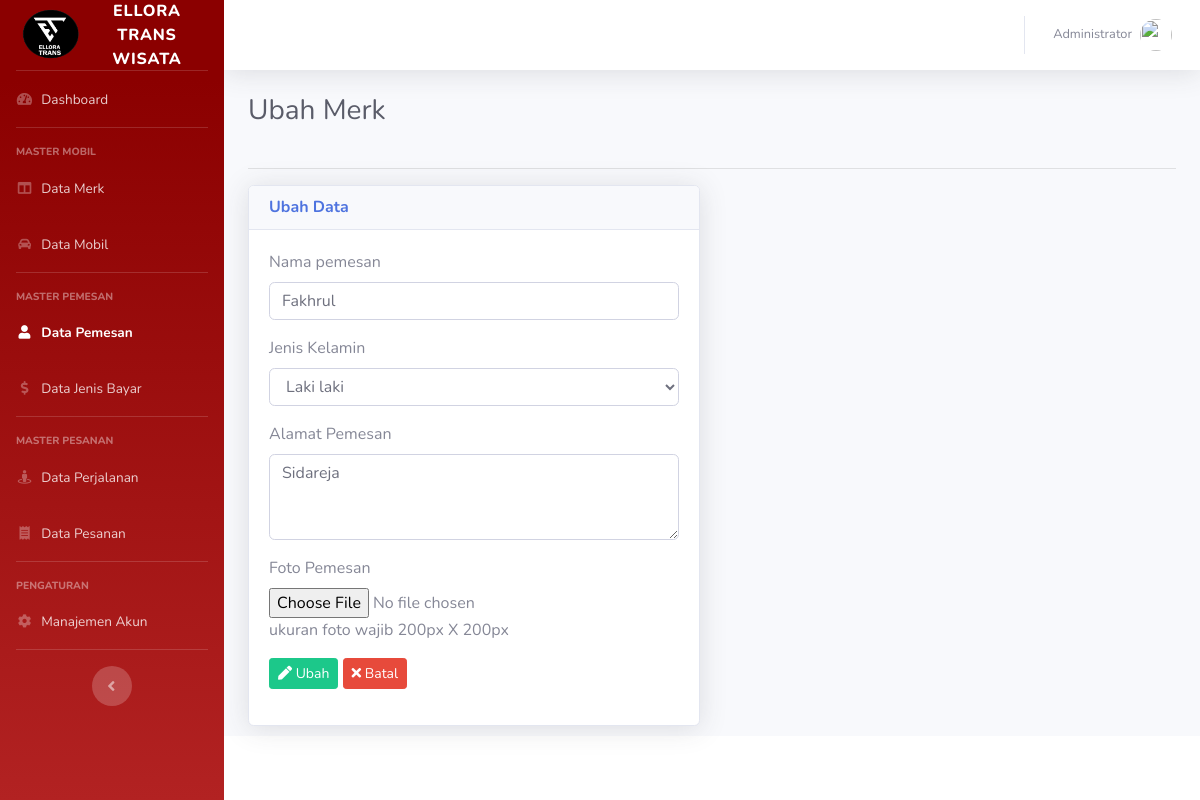
/pemesan/ubah/6 (signed in), run on the app's committed database.
### tables this page shows
CREATE TABLE `tbl_pemesan` (
  `id` int(11) NOT NULL,
  `nama` varchar(50) DEFAULT NULL,
  `alamat` varchar(100) DEFAULT NULL,
  `jenis_kelamin` enum('L','P') DEFAULT NULL,
  `foto` varchar(100) DEFAULT NULL
);

### controllers/C_Pemesan.php (called while the page is built, shortened)
<?php
class C_Pemesan extends Controller{
	public function __construct(){
		$this->pemesan = $this->model('M_Pemesan');
	}
	public function ubah($id){
		$data = [
			'aktif' => 'pemesan',
			'judul' => 'Ubah Pemesan',
			'pemesan' => $this->pemesan->lihat_id($id)->fetch_object(),
		];
		$this->view('pemesan/ubah', $data);
	}
}

### index.php (called while the page is built, shortened)
<?php
require_once BASEPATH . DS . 'core' . DS . 'Database.php';
require_once BASEPATH . DS . 'core' . DS . 'Model.php';
new Route();
?>

### functions/url_function.php (called while the page is built, shortened)
<?php
function base_url($path = null){
	if(isset($path)){
		$path = filter_var($path, FILTER_SANITIZE_URL);
		$path = rtrim($path, '/');
		return BASE_URL . $path;
	}
	return BASE_URL;
}

### core/Model.php (called while the page is built, shortened)
<?php
class Model {
	public function __construct(){
		$this->db = new Database();
	}
	public function get_where($table, $where = [], $kolom = []){
		if (count($kolom) == 0) {
			$this->_query = "SELECT * FROM {$table}";
		}
		$this->_query = $this->_query . " WHERE ";
		foreach ($where as $key => $value) {
			$this->_query = $this->_query . "{$key} = '{$value}'";
		}
	}
	public function execute(){
		return $this->db->query($this->_query);
	}
}

### core/Database.php (called while the page is built, shortened)
<?php
class Database
{
	public function __construct()
	{
		$this->_koneksi = new mysqli(DB_HOST, DB_USER, DB_PASS, DB_NAME);
	}
	public function query($query)
	{
		return $this->_koneksi->query($query);
	}
}

### models/M_Pemesan.php (called while the page is built, shortened)
<?php
class M_Pemesan extends Model {
	public function lihat_id($id){
		$query = $this->execute();
		return $query;
	}
}

### views/pemesan/ubah.php (the view, shortened to what this page needs)
<!DOCTYPE html>
<html lang="en">
<head>
	<link href="<?= base_url('sb-admin-2/') ?>/vendor/fontawesome-free/css/all.min.css" rel="stylesheet" type="text/css">
	<link href="<?= base_url('sb-admin-2/') ?>/css/sb-admin-2.min.css" rel="stylesheet">
	<link href="<?= base_url('sb-admin-2/') ?>/vendor/datatables/dataTables.bootstrap4.min.css" rel="stylesheet">
</head>
<body id="page-top">
	<div id="wrapper">
	<div id="content-wrapper" class="d-flex flex-column">
		<div id="content">
			<div class="container-fluid">
				<div class="row">
					<div class="col-sm-12">
						<div class="clearfix">
							<div class="float-left">
								<h1 class="h3 mb-4 text-gray-800">Ubah Merk</h1>
							</div>
						</div>
						<hr>
					</div>
				</div>
				<div class="row">
					<div class="col-sm-6">
						<div class="card shadow">
							<div class="card-header">
								<h6 class="m-0 font-weight-bold text-primary">Ubah Data</h6>
							</div>
							<div class="card-body">
								<form method="POST" action="<?= base_url('pemesan/proses_ubah/' . $pemesan->id) ?>" enctype="multipart/form-data">
								  	<div class="form-group">
								  		<label for="nama">Nama pemesan</label>
								  		<input type="text" value="<?= $pemesan->nama ?>" name="nama" id="nama" required="required" placeholder="ketik" autocomplete="off" class="form-control">
								  	</div>
								  	<div class="form-group">
								  		<label for="jenis_kelamin">Jenis Kelamin</label>
								  		<select name="jenis_kelamin" id="jenis_kelamin" class="form-control">
								  			<option value="L" <?= $pemesan->jenis_kelamin == 'L' ? 'selected' : '' ?>>Laki laki</option>
								  		</select>
								  	</div>
									<div class="form-group">
								  		<label for="alamat">Alamat Pemesan</label>
								  		<textarea name="alamat" id="alamat" rows="3" class="form-control" placeholder="ketik"><?= $pemesan->alamat ?></textarea>
								  	</div>
								  	<div class="form-group">
								  		<label for="foto">Foto Pemesan</label>
								  		<input type="file" name="foto" id="foto" required="required" placeholder="ketik" autocomplete="off" class="form-control-file">
								  		ukuran foto wajib 200px X 200px
								  	</div>
								  	<div class="form-group">
										<button type="submit" class="btn btn-sm btn-success" name="ubah"><i class="fa fa-pen"></i> Ubah</button>
										<button type="reset" class="btn btn-sm btn-danger"><i class="fa fa-times"></i> Batal</button>
								  	</div>
								</form>
							</div>
						</div>
					</div>
				</div>
			</div>
		</div>
	</div>
	</div>
</body>
</html>

### data on the page
tbl_pemesan: nama "Fakhrul", jenis_kelamin "Laki laki", alamat "Sidareja"

### other printed values
$_SESSION['login']['nama'] "Administrator"
